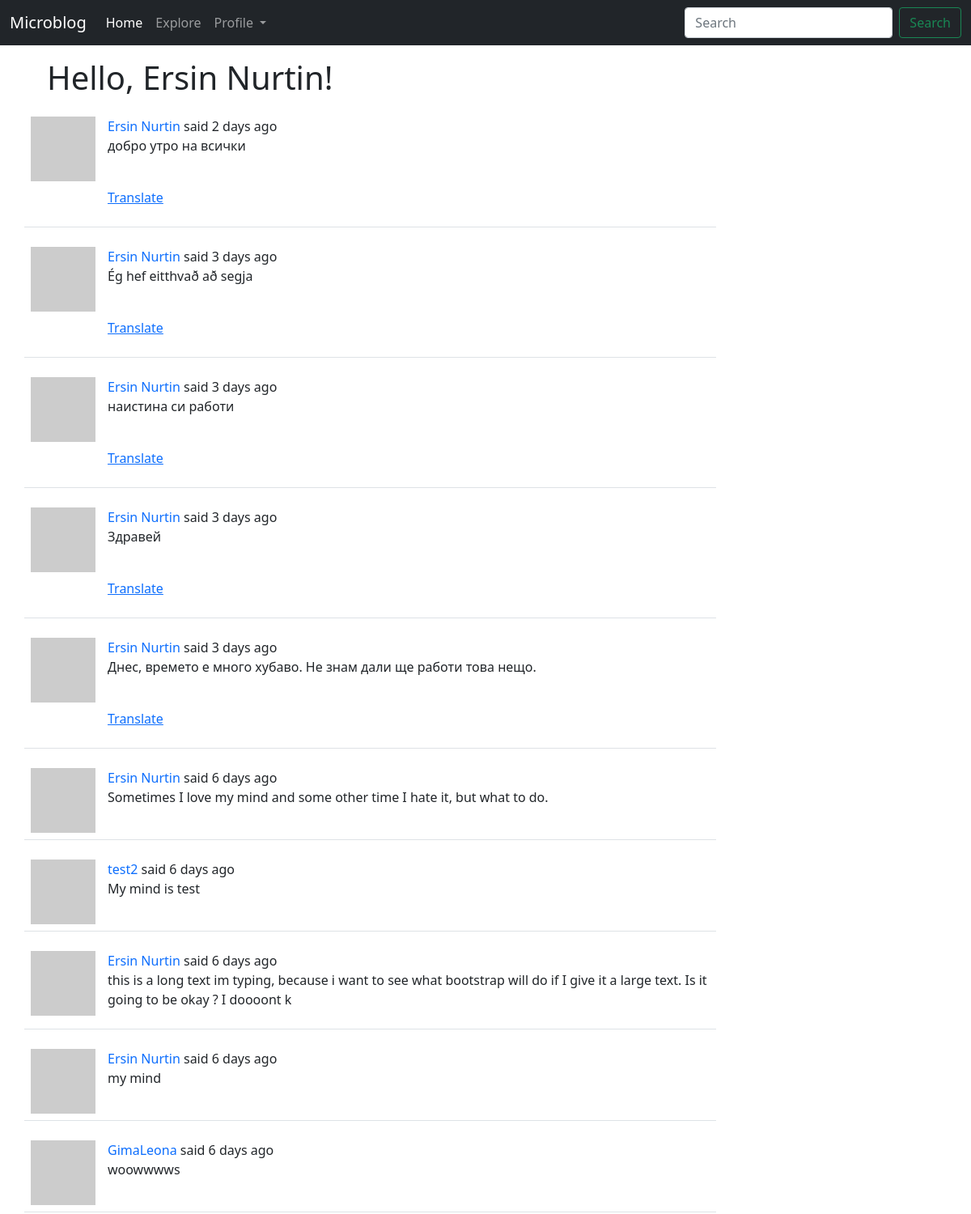
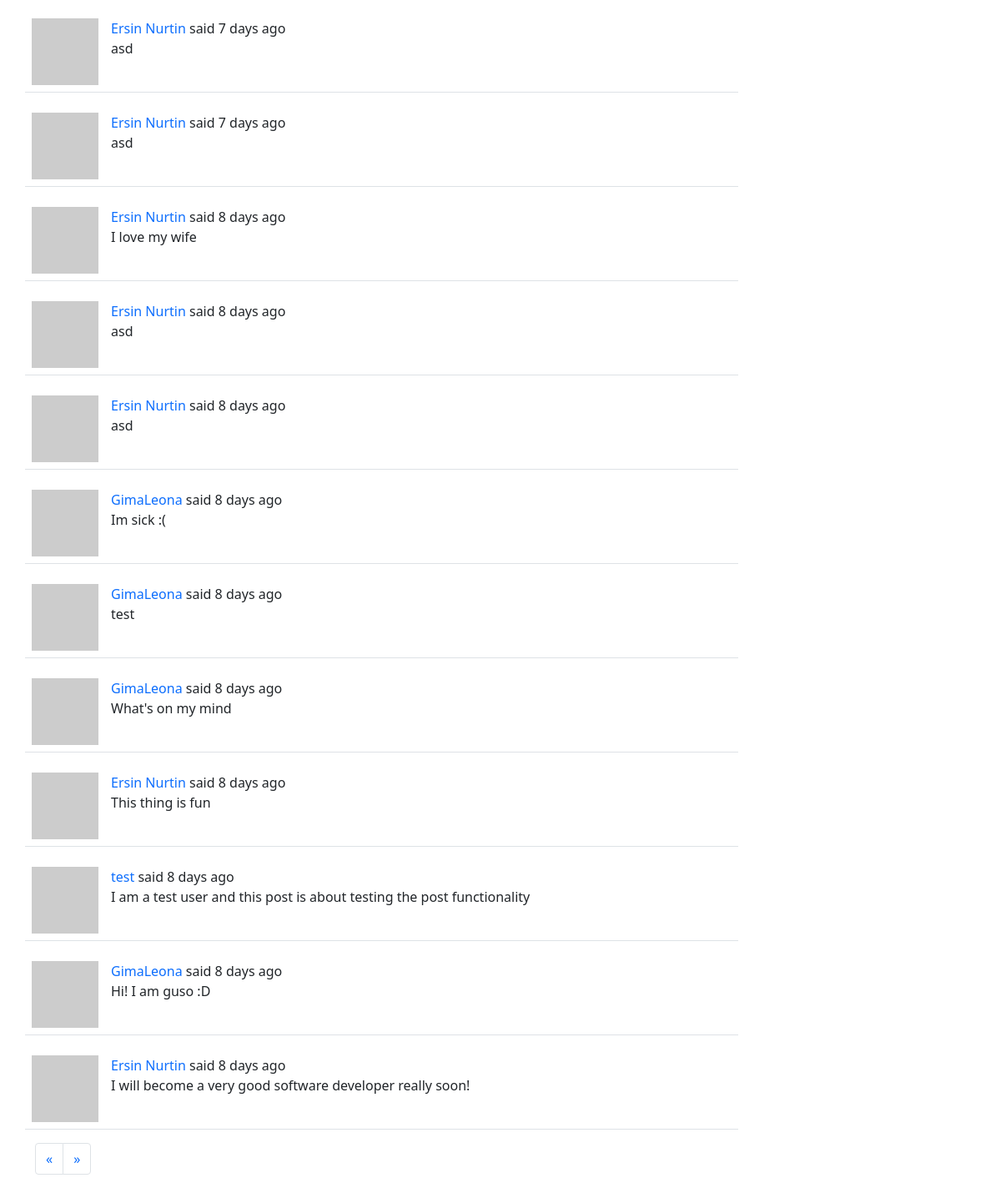
Page /explore (signed in) on the committed database (2 pictures, top to bottom).
### app/models.py (models this page shows, shortened)
class User(UserMixin, db.Model):
	id = db.Column(db.Integer, primary_key=True)
	username = db.Column(db.String(64), index=True, unique=True)
	email = db.Column(db.String(120), index=True, unique=True)
	password_hash = db.Column(db.String(128))
	about_me = db.Column(db.String(140))
	last_seen = db.Column(db.DateTime, default=datetime.utcnow())
	posts = db.relationship('Post', backref='author', lazy='dynamic')
	followed = db.relationship(
		'User', secondary=followers,
		primaryjoin=(followers.c.follower_id == id),
		secondaryjoin=(followers.c.followed_id == id),
		backref=db.backref('followers', lazy='dynamic'), lazy='dynamic')
	def avatar(self, size):
		digest = md5(self.email.lower().encode('utf-8')).hexdigest()
		return f"https://www.gravatar.com/avatar/{digest}?d=identicon&s={size}"

class SearchableMixin:
	@classmethod
	def before_commit(cls, session):
		session._changes = {
			'add': list(session.new),
			'update': list(session.dirty),
			'delete': list(session.deleted)
		}
	@classmethod
	def after_commit(cls, session):
		for obj in session._changes['add']:
			if isinstance(obj, SearchableMixin):
				add_to_index(obj.__tablename__, obj)
		for obj in session._changes['update']:
			if isinstance(obj, SearchableMixin):
				add_to_index(obj.__tablename__, obj)
		for obj in session._changes['delete']:
			if isinstance(obj, SearchableMixin):
				remove_from_index(obj.__tablename__, obj)
		session._changes = None

class Post(SearchableMixin, db.Model):
	__searchable__ = ['body']
	id = db.Column(db.Integer, primary_key=True)
	body = db.Column(db.String(140))
	timestamp = db.Column(db.DateTime, index=True, default=datetime.utcnow)
	user_id = db.Column(db.Integer, db.ForeignKey('user.id'))
	language = db.Column(db.String(5))

### app/main/routes.py (the view)
@bp.route('/explore')
@login_required
def explore():
	page = request.args.get('page', 1, type=int)
	posts = Post.query.order_by(Post.timestamp.desc()).paginate(
		page=page, per_page=current_app.config['POSTS_PER_PAGE'], error_out=False)
	next_url = url_for('main.explore', page=posts.next_num) if posts.has_next else None
	prev_url = url_for('main.explore', page=posts.prev_num) if posts.has_prev else None
	return render_template('index.html', posts=posts.items,
	                       next_url=next_url, prev_url=prev_url, page=page)

### app/main/forms.py
class SearchForm(FlaskForm):
	q = StringField(_l('Search'), validators=[DataRequired()])
	s = SubmitField(_l('Search'))
	def __init__(self, *args, **kwargs):
		if 'formdata' not in kwargs:
			kwargs['formdata'] = request.args
		if 'meta' not in kwargs:
			kwargs['meta'] = {'csrf': False}
		super(SearchForm, self).__init__(*args, **kwargs)

### app/__init__.py (called while the page is built)
def get_locale():
	user = getattr(g, 'user', None)
	if user is not None:
		return user.locale
	return request.accept_languages.best_match(current_app.config['LANGUAGES'])

### app/main/routes.py (called while the page is built)
@bp.before_app_request
def before_request():
	if current_user.is_authenticated:
		current_user.last_seen = datetime.utcnow()
		db.session.commit()
		g.search_form = SearchForm()
	g.locale = str(get_locale())

### app/models.py (called while the page is built)
@login.user_loader
def load_user(user_id):
	return User.query.get(int(user_id))

### app/templates/index.html (shortened to what this page needs)
{% extends "layout.html" %}
{% block content %}
  <div class="container">
    <h1 class="mb-3 m-3">{{ _('Hello, %(username)s!', username=current_user.username) }}</h1>
  </div>
    {% for post in posts %}
        {% include '_post.html' %}
    {% endfor %}
  <div class="container">
    <nav>
      <ul class="pagination">
        <li class="page-item">
          <a class="page-link{% if prev_url %} disabled{% endif %}" href="{{ prev_url or '#' }}" aria-label="Previous">
            <span aria-hidden="true">&laquo;</span>
          </a>
        </li>
        <li class="page-item">
          <a class="page-link" href="{{ next_url or '#' }}" aria-label="Next">
            <span aria-hidden="true">&raquo;</span>
          </a>
        </li>
      </ul>
    </nav>
  </div>
{% endblock content %}

### app/templates/_post.html (shortened to what this page needs)
<div class="container">
    <table class="table table-hover">
      <tr class="row">
        <td class="col-1"><a href="{{ url_for('main.user', username=post.author.username) }}"><img src=" {{ post.author.avatar(70) }}" alt="user image"/></a>
        <td class="col-8">
          {{ _('%(username)s said %(when)s', username=user_link, when=moment(post.timestamp).fromNow()) }}
          <br>
          <p class="text-body"><span id="post{{ post.id }}">{{ post.body }}</span></p>
          {% if post.language and post.language != g.locale %}
            <br>
                <p><span id="translation{{ post.id }}">
                    <a href="javascript:translate(
                                '#post{{ post.id }}',
                                '#translation{{ post.id }}',
                                '{{ post.language }}',
                                '{{ g.locale }}');">{{ _('Translate') }}</a>
                </span></p>
          {% endif %}
        </td>
      </tr>
    </table>
</div>

### rows in the picture
Post: body "добро утро на всички"
Post: body "Ég hef eitthvað að segja"
Post: body "наистина си работи"
Post: body "Здравей"
Post: body "Днес, времето е много хубаво. Не знам дали ще работи това нещо."
Post: body "Sometimes I love my mind and some other time I hate it, but what to do."
Post: body "My mind is test"
Post: body "this is a long text im typing, because i want to see what bootstrap will do if I give it a large text. Is it going to be okay ? I doooont k"
Post: body "my mind"
Post: body "woowwwws"
Post: body "asd"
Post: body "asd"
Post: body "I love my wife"
Post: body "asd"
Post: body "asd"
Post: body "Im sick :("
Post: body "test"
Post: body "What's on my mind"
Post: body "This thing is fun"
Post: body "I am a test user and this post is about testing the post functionality"
Post: body "Hi! I am guso :D"
Post: body "I will become a very good software developer really soon!"
